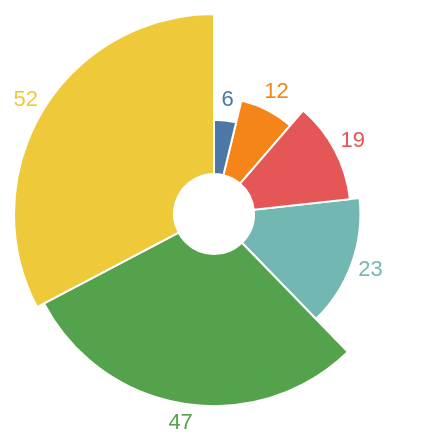

Describe this chart as a Vega-Lite specification.
### Vega specification from a JSON file in a GitHub repository (floating-point values rounded to 4 significant figures)
{"$schema": "https://vega.github.io/schema/vega/v5.json", "description": "A simple radial chart with embedded data.", "background": "white", "padding": 5, "width": 200, "height": 200, "data": [{"name": "source_0", "values": [12, 23, 47, 6, 52, 19]}, {"name": "data_1", "source": "source_0", "transform": [{"type": "stack", "groupby": [], "field": "data", "sort": {"field": ["data"], "order": ["ascending"]}, "as": ["data_start", "data_end"], "offset": "zero"}, {"type": "filter", "expr": "isValid(datum[\"data\"]) && isFinite(+datum[\"data\"])"}]}, {"name": "data_2", "source": "source_0", "transform": [{"type": "stack", "groupby": [], "field": "data", "sort": {"field": ["data", "data"], "order": ["ascending", "ascending"]}, "as": ["data_start", "data_end"], "offset": "zero"}, {"type": "filter", "expr": "isValid(datum[\"data\"]) && isFinite(+datum[\"data\"])"}]}], "marks": [{"name": "layer_0_marks", "type": "arc", "style": ["arc"], "from": {"data": "data_1"}, "encode": {"update": {"stroke": {"value": "#fff"}, "innerRadius": {"value": 20}, "fill": {"scale": "color", "field": "data"}, "description": {"signal": "\"\" + \"data\" + \": \" + (format(datum[\"data\"], \"\"))"}, "x": {"signal": "width", "mult": 0.5}, "y": {"signal": "height", "mult": 0.5}, "outerRadius": {"scale": "radius", "field": "data"}, "startAngle": {"scale": "theta", "field": "data_end"}, "endAngle": {"scale": "theta", "field": "data_start"}}}}, {"name": "layer_1_marks", "type": "text", "style": ["text"], "from": {"data": "data_2"}, "encode": {"update": {"fill": {"scale": "color", "field": "data"}, "description": {"signal": "\"\" + \"data\" + \": \" + (format(datum[\"data\"], \"\"))"}, "x": {"signal": "width", "mult": 0.5}, "y": {"signal": "height", "mult": 0.5}, "text": {"signal": "format(datum[\"data\"], \"\")"}, "align": {"value": "center"}, "baseline": {"value": "middle"}, "radius": {"scale": "radius", "field": "data", "offset": 10}, "theta": {"signal": "scale(\"theta\", 0.5 * datum[\"data_start\"] + 0.5 * datum[\"data_end\"])"}}}}], "scales": [{"name": "theta", "type": "linear", "domain": {"fields": [{"data": "data_1", "field": "data_start"}, {"data": "data_1", "field": "data_end"}, {"data": "data_2", "field": "data_start"}, {"data": "data_2", "field": "data_end"}]}, "range": [0, 6.283], "zero": true}, {"name": "radius", "type": "sqrt", "domain": {"fields": [{"data": "data_1", "field": "data"}, {"data": "data_2", "field": "data"}]}, "range": [20, {"signal": "min(width,height)/2"}], "zero": true}, {"name": "color", "type": "ordinal", "domain": {"fields": [{"data": "data_1", "field": "data"}, {"data": "data_2", "field": "data"}], "sort": true}, "range": "category"}]}
